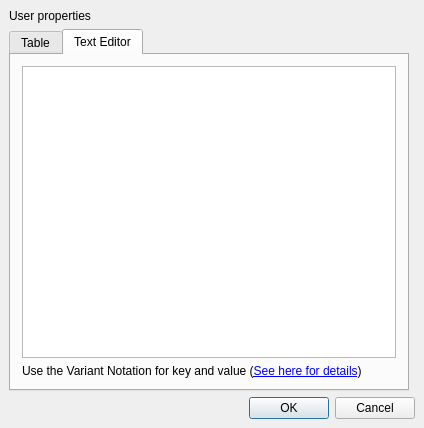
<?xml version="1.0" encoding="UTF-8"?>
<ui version="4.0">
 <class>UserPropertiesForm</class>
 <widget class="QDialog" name="UserPropertiesForm">
  <property name="geometry">
   <rect>
    <x>0</x>
    <y>0</y>
    <width>424</width>
    <height>428</height>
   </rect>
  </property>
  <property name="windowTitle">
   <string>User Properties</string>
  </property>
  <layout class="QGridLayout">
   <property name="leftMargin">
    <number>9</number>
   </property>
   <property name="topMargin">
    <number>9</number>
   </property>
   <property name="rightMargin">
    <number>9</number>
   </property>
   <property name="bottomMargin">
    <number>9</number>
   </property>
   <property name="spacing">
    <number>6</number>
   </property>
   <item row="0" column="0" colspan="2">
    <widget class="QLabel" name="title_lbl">
     <property name="text">
      <string>User properties</string>
     </property>
    </widget>
   </item>
   <item row="3" column="0" colspan="2">
    <widget class="QDialogButtonBox" name="buttonBox">
     <property name="orientation">
      <enum>Qt::Horizontal</enum>
     </property>
     <property name="standardButtons">
      <set>QDialogButtonBox::Cancel|QDialogButtonBox::Ok</set>
     </property>
    </widget>
   </item>
   <item row="1" column="0">
    <widget class="QTabWidget" name="mode_tab">
     <property name="currentIndex">
      <number>1</number>
     </property>
     <widget class="QWidget" name="tab">
      <attribute name="title">
       <string>Table</string>
      </attribute>
      <layout class="QGridLayout" name="gridLayout">
       <item row="0" column="0" rowspan="2">
        <widget class="QTreeWidget" name="prop_list">
         <property name="rootIsDecorated">
          <bool>false</bool>
         </property>
         <property name="allColumnsShowFocus">
          <bool>true</bool>
         </property>
         <column>
          <property name="text">
           <string>Key</string>
          </property>
         </column>
         <column>
          <property name="text">
           <string>Value</string>
          </property>
         </column>
        </widget>
       </item>
       <item row="0" column="2" rowspan="2">
        <widget class="QFrame" name="edit_frame">
         <property name="minimumSize">
          <size>
           <width>50</width>
           <height>0</height>
          </size>
         </property>
         <property name="frameShape">
          <enum>QFrame::NoFrame</enum>
         </property>
         <property name="frameShadow">
          <enum>QFrame::Raised</enum>
         </property>
         <layout class="QGridLayout" name="gridLayout_2">
          <property name="leftMargin">
           <number>0</number>
          </property>
          <property name="topMargin">
           <number>0</number>
          </property>
          <property name="rightMargin">
           <number>0</number>
          </property>
          <property name="bottomMargin">
           <number>0</number>
          </property>
          <item row="3" column="1">
           <spacer name="spacer">
            <property name="orientation">
             <enum>Qt::Vertical</enum>
            </property>
            <property name="sizeHint" stdset="0">
             <size>
              <width>61</width>
              <height>211</height>
             </size>
            </property>
           </spacer>
          </item>
          <item row="1" column="1">
           <widget class="QPushButton" name="remove_pb">
            <property name="text">
             <string/>
            </property>
            <property name="icon">
             <iconset resource="../../icons/icons.qrc">
              <normaloff>:/del_16px.png</normaloff>:/del_16px.png</iconset>
            </property>
           </widget>
          </item>
          <item row="0" column="1">
           <widget class="QPushButton" name="add_pb">
            <property name="text">
             <string/>
            </property>
            <property name="icon">
             <iconset resource="../../icons/icons.qrc">
              <normaloff>:/add_16px.png</normaloff>:/add_16px.png</iconset>
            </property>
           </widget>
          </item>
          <item row="2" column="1">
           <widget class="QPushButton" name="edit_pb">
            <property name="text">
             <string>Edit</string>
            </property>
           </widget>
          </item>
          <item row="3" column="0">
           <spacer name="spacer_2">
            <property name="orientation">
             <enum>Qt::Horizontal</enum>
            </property>
            <property name="sizeType">
             <enum>QSizePolicy::Fixed</enum>
            </property>
            <property name="sizeHint" stdset="0">
             <size>
              <width>6</width>
              <height>201</height>
             </size>
            </property>
           </spacer>
          </item>
         </layout>
        </widget>
       </item>
      </layout>
     </widget>
     <widget class="QWidget" name="tab_2">
      <attribute name="title">
       <string>Text Editor</string>
      </attribute>
      <layout class="QVBoxLayout" name="verticalLayout">
       <item>
        <widget class="QTextEdit" name="text_edit"/>
       </item>
       <item>
        <widget class="QLabel" name="help_label">
         <property name="text">
          <string>&lt;html&gt;Use the Variant Notation for key and value (&lt;a href=&quot;int:/about/variant_notation.xml&quot;&gt;See here for details&lt;/a&gt;)&lt;/html&gt;</string>
         </property>
         <property name="wordWrap">
          <bool>true</bool>
         </property>
        </widget>
       </item>
      </layout>
     </widget>
    </widget>
   </item>
  </layout>
 </widget>
 <layoutdefault spacing="6" margin="11"/>
 <tabstops>
  <tabstop>buttonBox</tabstop>
 </tabstops>
 <resources>
  <include location="../../icons/icons.qrc"/>
 </resources>
 <connections>
  <connection>
   <sender>buttonBox</sender>
   <signal>accepted()</signal>
   <receiver>UserPropertiesForm</receiver>
   <slot>accept()</slot>
   <hints>
    <hint type="sourcelabel">
     <x>211</x>
     <y>282</y>
    </hint>
    <hint type="destinationlabel">
     <x>211</x>
     <y>152</y>
    </hint>
   </hints>
  </connection>
  <connection>
   <sender>buttonBox</sender>
   <signal>rejected()</signal>
   <receiver>UserPropertiesForm</receiver>
   <slot>reject()</slot>
   <hints>
    <hint type="sourcelabel">
     <x>211</x>
     <y>282</y>
    </hint>
    <hint type="destinationlabel">
     <x>211</x>
     <y>152</y>
    </hint>
   </hints>
  </connection>
 </connections>
</ui>
